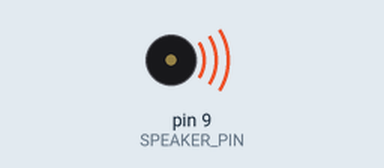
This sketch was run on a simulated Arduino Uno, built with avr-gcc and run on an emulated ATmega328P. On the bench: buzzer (waves = sounding).

Above: at 0.04 s.
Timing chart, 0 to 3.0 s (numbered marks = the images above):
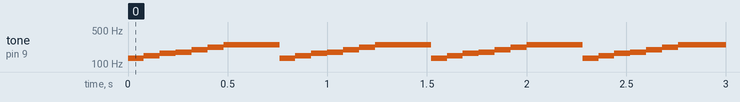

The sketch:

simple_scale.ino
```cpp
const int SPEAKER_PIN = 9;
const int notes[] = {131, 147, 165, 175, 196, 220, 247};

void setup() {}

void loop() {
  for (int i = 0; i < 7; i++) {
    tone(SPEAKER_PIN, notes[i]);
    delay(80);
  }
  delay(200);
}
```

Measured:
- by itself, tone on pin 9 (SPEAKER_PIN): repeats every 0.76 s: 147 Hz 0.08 s, 165 Hz 0.08 s, 175 Hz 0.08 s, 196 Hz 0.08 s, 220 Hz 0.08 s, 247 Hz 0.28 s, 131 Hz 0.08 s
